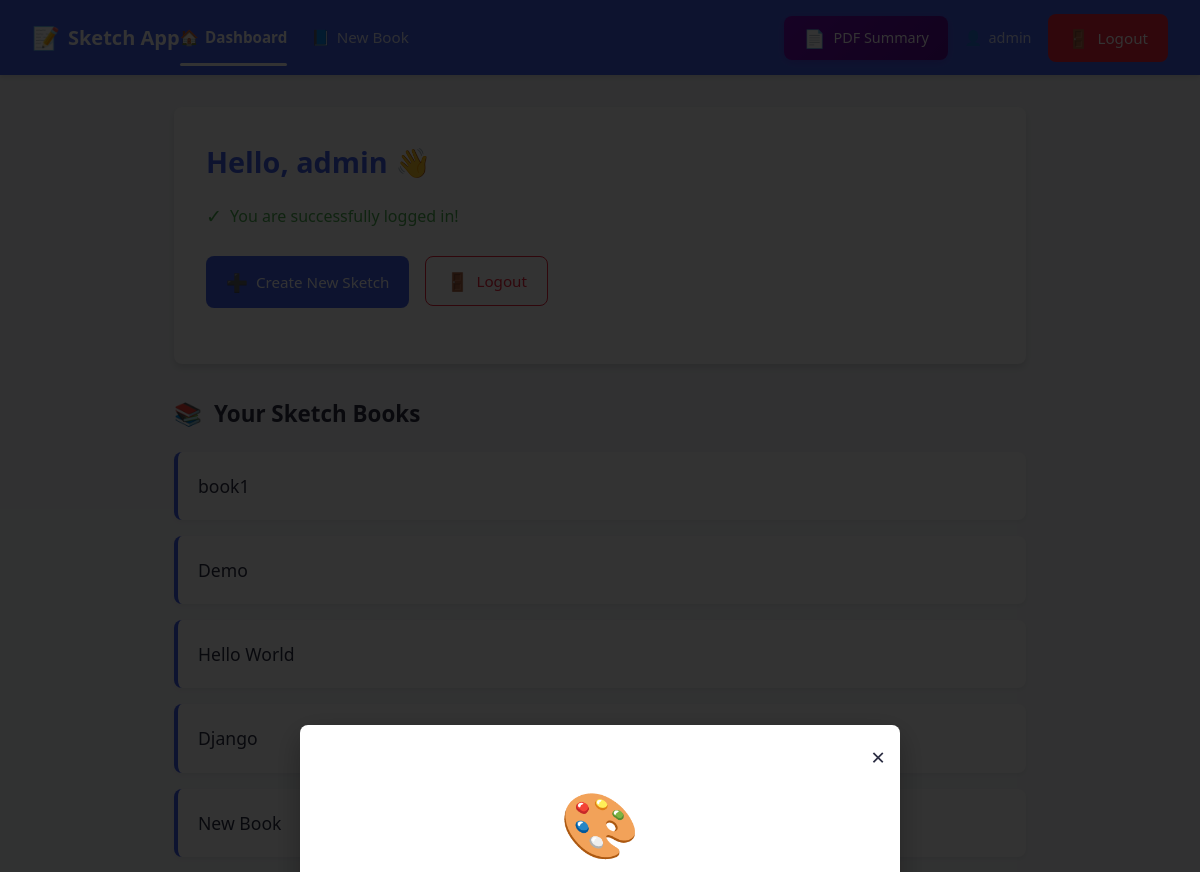
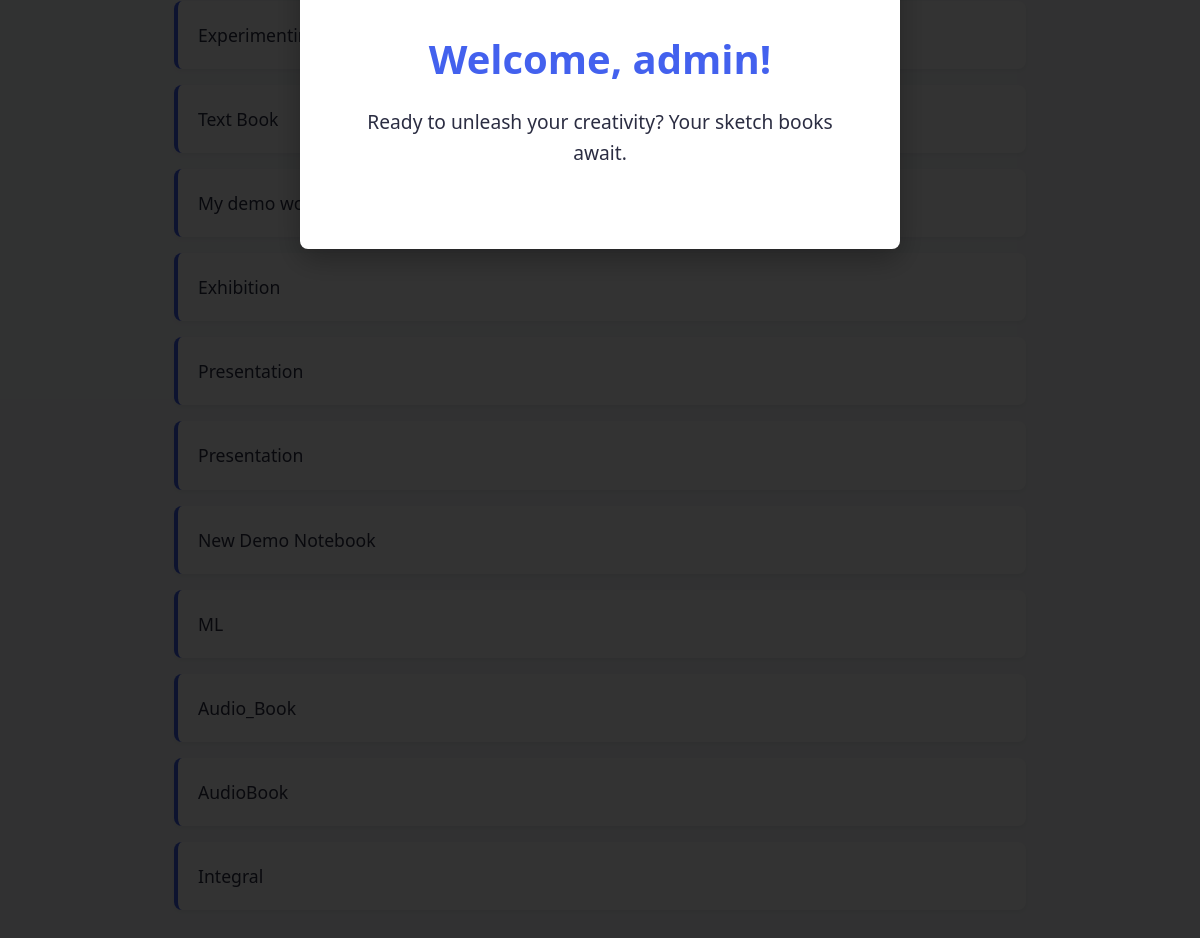
The app's page / (signed in) with its own data (2 pictures, top to bottom).
### app/models.py (models this page shows)
class Book(models.Model):
    name = models.CharField(max_length=200)
    created_by = models.ForeignKey(User, on_delete=models.CASCADE, related_name="created_books")
    collaborators = models.ManyToManyField(User, related_name="collaborating_books")
    created_at = models.DateTimeField(auto_now_add=True)

### app/views.py (the view)
# urls.py: path('', views.dashboard, name='dashboard'),
@login_required
def dashboard(request):
    my_books = Book.objects.all()
    shared_books = request.user.collaborating_books.all()
    return render(request, "dashboard.html", {
        "my_books": my_books,
        "shared_books": shared_books
    })

### app/templates/dashboard.html (shortened to what this page needs)
<!DOCTYPE html>
<html lang="en">
  <head>
  </head>
  <body>
    {% include 'navbar.html' %}
    <div
      id="welcomeAnimation"
      class="welcome-animation-overlay"
      style="
        position: fixed;
        top: 0;
        left: 0;
        width: 100%;
        height: 100%;
        background-color: rgba(0, 0, 0, 0.8);
        z-index: 9999;
        display: flex;
        align-items: center;
        justify-content: center;
      "
    >
      <div
        class="welcome-box"
        style="
          position: relative;
          width: 80%;
          max-width: 600px;
          background-color: white;
          border-radius: 8px;
          padding: 3rem;
          text-align: center;
          box-shadow: 0 10px 30px rgba(0, 0, 0, 0.3);
          transform: translateY(0);
          opacity: 1;
        "
      >
        <button
          id="closeAnimation"
          style="
            position: absolute;
            top: 15px;
            right: 15px;
            background: none;
            border: none;
            color: #2b2d42;
            font-size: 1.5rem;
            cursor: pointer;
            z-index: 3;
          "
        >
          ×
        </button>
        <div style="position: relative; z-index: 2; opacity: 1">
          <div style="font-size: 4rem; color: #4361ee; margin-bottom: 1.5rem">
            🎨
          </div>
          <h1 style="font-size: 2.5rem; color: #4361ee; margin-bottom: 1rem">
            Welcome, {{ user.username }}!
          </h1>
          <p style="font-size: 1.2rem; color: #2b2d42; margin-bottom: 2rem">
            Ready to unleash your creativity? Your sketch books await.
          </p>
        </div>
      </div>
    </div>
    <div class="dashboard-container">
      <div class="welcome-section">
        <div class="welcome-header">
          <h1 class="welcome-title">
            Hello, <span>{{ user.username }}</span> 👋
          </h1>
        </div>
        <div class="welcome-message">
          <span class="icon">✓</span> You are successfully logged in!
        </div>
        <div class="action-buttons">
          <a href="{% url 'create_sketch' %}" class="btn btn-primary">
            <span class="icon">➕</span> Create New Sketch
          </a>
          <form method="post" action="{% url 'logout' %}">
            <button type="submit" class="btn btn-outline-danger">
              <span class="icon">🚪</span> Logout
            </button>
          </form>
        </div>
      </div>
      <div class="section-header">
        <h2 class="section-title">
          <span class="icon">📚</span> Your Sketch Books
        </h2>
      </div>
      <ul class="sketchbook-list">
        {% for book in my_books %}
        <li class="sketchbook-item">
          <a href="{% url 'book_detail' book.id %}" class="sketchbook-link">
            {{ book.name }}
          </a>
        </li>
        {% empty %}
        <li class="empty-message">
          <span class="icon">📝</span>
          No books found. Create one to get started!
        </li>
        {% endfor %}
      </ul>
    </div>
  </body>
</html>

### app/templates/navbar.html (shortened to what this page needs)
<!DOCTYPE html>
<html lang="en">
  <head>
  </head>
  <body>
    <nav class="navbar">
      <div class="navbar-left">
        <a href="{% url 'dashboard' %}" class="navbar-brand">
          <span class="icon">📝</span> Sketch App
        </a>
        <ul class="navbar-nav">
          <li class="nav-item">
            <a href="{% url 'dashboard' %}" class="nav-link active">
              <span class="icon">🏠</span> Dashboard
            </a>
          </li>
          <li class="nav-item">
            <a href="{% url 'create_book' %}" class="nav-link">
              <span class="icon">📘</span> New Book
            </a>
          </li>
        </ul>
      </div>
      <div class="navbar-right">
        {% if user.is_authenticated %}
        <a
          href="http://localhost:8501/"
          target="_blank"
          class="btn-pdf-summary"
          title="Upload PDF and get AI-powered summary"
        >
          <span class="icon">📄</span>
          <span>PDF Summary</span>
        </a>
        <div class="username">
          <span class="icon">👤</span> {{ user.username }}
        </div>
        <form method="post" action="{% url 'logout' %}" style="display: inline">
          <button
            type="submit"
            style="
              background-color: #ef233c;
              color: white;
              border: none;
              padding: 0.75rem 1.25rem;
              font-size: 0.95rem;
              font-weight: 500;
              border-radius: 8px;
              cursor: pointer;
              display: inline-flex;
              align-items: center;
              transition: background-color 0.2s ease-in-out;
            "
            onmouseover="this.style.backgroundColor='#c1002a'"
            onmouseout="this.style.backgroundColor='#ef233c'"
          >
            <span style="margin-right: 0.5rem; font-size: 1.1rem">🚪</span>
            Logout
          </button>
        </form>
        {% else %}
        <a href="{% url 'login' %}" class="btn-outline-light">Login</a>
        {% endif %}
      </div>
    </nav>
  </body>
</html>

### app/templates/dashboard.html (style rules this page uses)
:root { --primary: #4361ee; --primary-hover: #3a56d4; --primary-light: rgba(67, 97, 238, 0.1); --dark: #2b2d42; --light: #f8f9fa; --gray: #6c757d; --light-gray: #dee2e6; --success: #4caf50; --success-light: rgba(76, 175, 80, 0.1); --danger: #ef233c; --border-radius: 8px; --shadow: 0 4px 6px rgba(0, 0, 0, 0.1); }
* { margin: 0; padding: 0; box-sizing: border-box; font-family: "Segoe UI", Tahoma, Geneva, Verdana, sans-serif; }
body { background-color: #f5f7fa; color: var(--dark); line-height: 1.6; }
.dashboard-container { max-width: 900px; margin: 2rem auto 4rem; padding: 0 1.5rem; }
.welcome-section { background-color: white; border-radius: var(--border-radius); box-shadow: var(--shadow); padding: 2rem; margin-bottom: 2rem; }
.welcome-header { display: flex; justify-content: space-between; align-items: center; margin-bottom: 1rem; }
.welcome-title { font-size: 1.8rem; color: var(--primary); font-weight: 600; }
.welcome-title span { font-weight: 700; }
.welcome-message { color: var(--success); font-size: 1rem; margin-bottom: 1.5rem; display: flex; align-items: center; }
.welcome-message .icon { margin-right: 0.5rem; font-size: 1.2rem; }
.action-buttons { display: flex; flex-wrap: wrap; gap: 1rem; margin-bottom: 1.5rem; }
.btn { display: inline-flex; align-items: center; font-weight: 500; text-align: center; padding: 0.75rem 1.25rem; font-size: 0.95rem; border-radius: var(--border-radius); border: none; cursor: pointer; transition: all 0.2s ease-in-out; text-decoration: none; }
.btn .icon { margin-right: 0.5rem; font-size: 1.1rem; }
.btn-primary { background-color: var(--primary); color: white; }
.btn-outline-danger { background-color: transparent; border: 1px solid var(--danger); color: var(--danger); }
.section-header { display: flex; justify-content: space-between; align-items: center; margin-bottom: 1.25rem; }
.section-title { font-size: 1.4rem; font-weight: 600; color: var(--dark); display: flex; align-items: center; }
.section-title .icon { margin-right: 0.75rem; color: var(--primary); }
.sketchbook-list { list-style: none; }
.sketchbook-item { background-color: white; padding: 1.25rem; margin-bottom: 1rem; border-radius: var(--border-radius); box-shadow: 0 2px 4px rgba(0, 0, 0, 0.05); border-left: 4px solid var(--primary); transition: transform 0.2s, box-shadow 0.2s; }
.sketchbook-link { text-decoration: none; color: var(--dark); font-weight: 500; font-size: 1.1rem; display: flex; justify-content: space-between; align-items: center; }
.welcome-animation-overlay { position: fixed; top: 0; left: 0; width: 100%; height: 100%; background-color: rgba(0, 0, 0, 0.8); z-index: 9999; display: flex; align-items: center; justify-content: center; animation: overlayFadeIn 0.5s ease-out forwards; }

### records on screen
Book: name "book1"
Book: name "Demo"
Book: name "Hello World"
Book: name "Django"
Book: name "New Book"
Book: name "Experimenting"
Book: name "Text Book"
Book: name "My demo workbook"
Book: name "Exhibition"
Book: name "Presentation"
Book: name "Presentation"
Book: name "New Demo Notebook"
Book: name "ML"
Book: name "Audio_Book"
Book: name "AudioBook"
Book: name "Integral"

### other values on screen
{{ user.username }} "admin"
